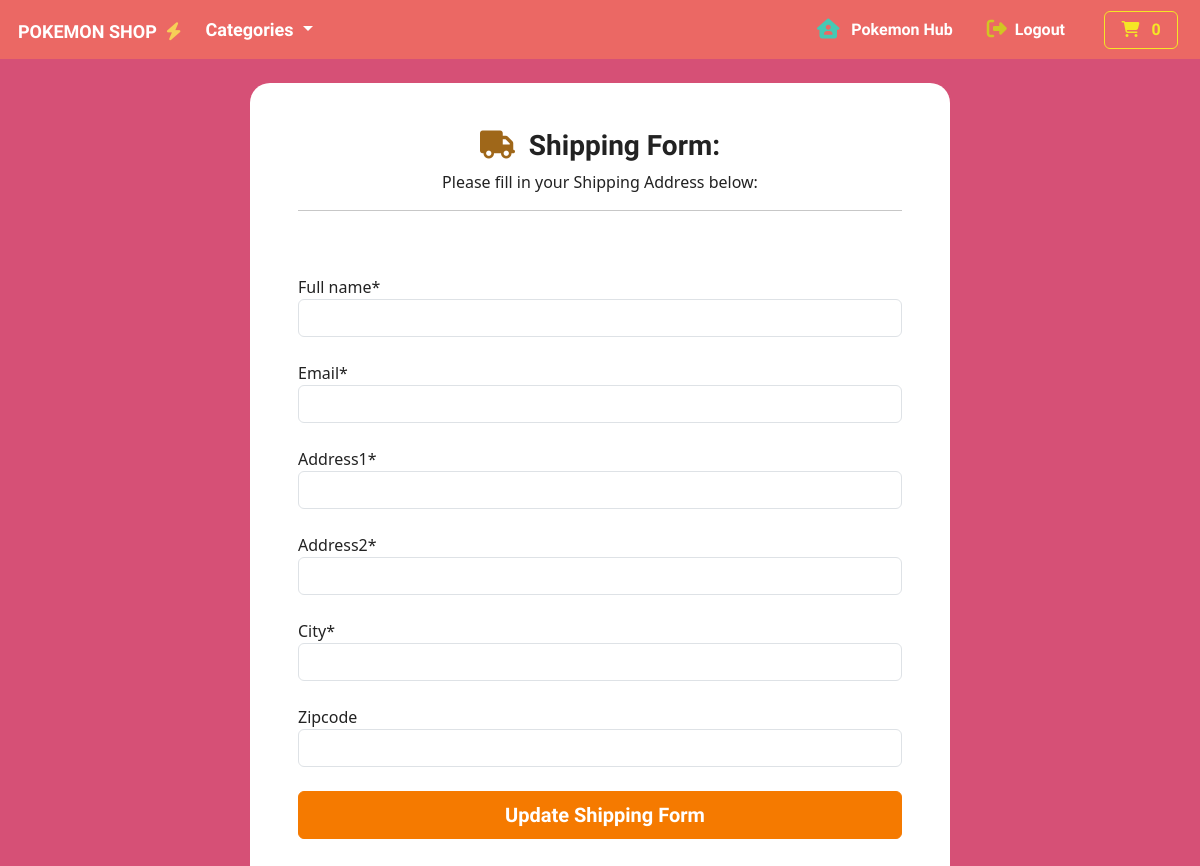
Page /profiles/manage-shipping (signed in) on the earlier database version.
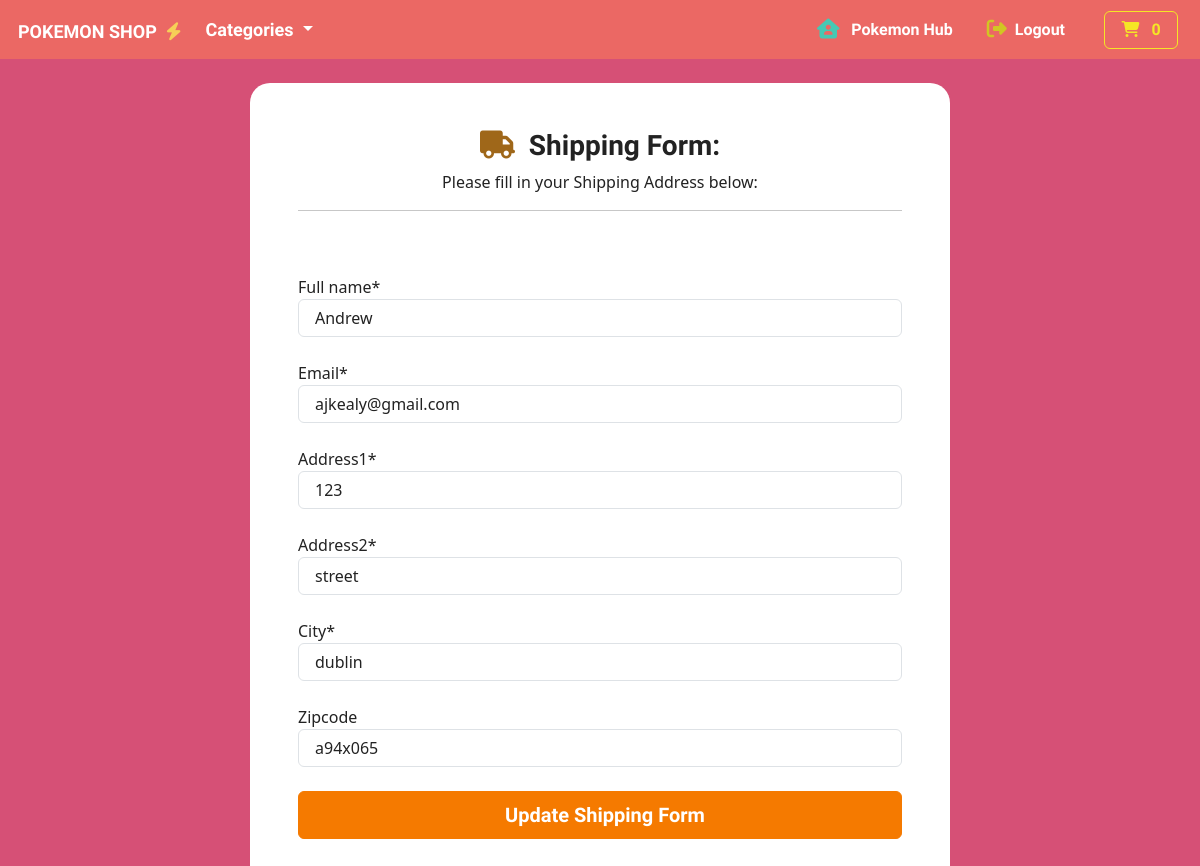
Same page on the later database version.
### payment/models.py (models this page shows, shortened)
class ShippingAddress(models.Model):
    full_name = models.CharField(max_length=250)
    email = models.EmailField(max_length=250)
    address1 = models.CharField(max_length=255)
    address2 = models.CharField(max_length=255)
    city = models.CharField(max_length=250)
    zipcode = models.CharField(max_length=250, null=True, blank=True)
    user = models.ForeignKey(User, on_delete=models.CASCADE, null=True, blank=True)
    class Meta:
        verbose_name_plural = 'Shipping Address'

### profiles/views.py (the view, shortened to what this page needs)
# urls.py: path('manage-shipping', views.manage_shipping, name='manage-shipping'),
@login_required(login_url='my-login')
def manage_shipping(request):
    try:
        shipping = ShippingAddress.objects.get(user=request.user.id)
    except ShippingAddress.DoesNotExist:
        shipping = None
    form = ShippingForm(instance=shipping)
    context = {'form':form}
    return render(request, 'profiles/shipping.html', context=context)

### payment/forms.py
class ShippingForm(forms.ModelForm):
    class Meta:
        model = ShippingAddress
        fields = ['full_name', 'email', 'address1', 'address2', 'city', 'zipcode']
        exclude = ['user',]

### checkout/checkout.py (called while the page is built)
    def __len__(self):
        return sum(item['qty'] for item in self.checkout.values())

### checkout/context_processors.py (called while the page is built)
def checkout(request):
    return {'checkout': Checkout(request)}

### shop/models.py (called while the page is built)
    def get_absolute_url(self):
        return reverse('list-category', args=[self.slug])

### shop/views.py (called while the page is built)
def categories(request):
    all_categories = Category.objects.all()
    return {'all_categories': all_categories}

### profiles/templates/profiles/shipping.html (shortened to what this page needs)
{% include "shop/base.html" %}
{% load static %}
{% load crispy_forms_tags %}
{% block content %}
<div class="register-background">
<body>
    <br>
     <div class="container bg-white shadow-md p-5 form-layout">
        <h3 class="text-center"><i class="fa-solid fa-truck" style="color: #9f6719;"></i>&nbsp Shipping Form: </h3>
        <p class="text-center">Please fill in your Shipping Address below:</p>
        <hr>
        <br>
        <br>
        <form method="POST" autocomplete="off">
            {{form.full_name|as_crispy_field}}
            <br>
            {{form.email|as_crispy_field}}
            <br>
            {{form.address1|as_crispy_field}}
            <br>
            {{form.address2|as_crispy_field}}
            <br>
            {{form.city|as_crispy_field}}
            <br>
            {{form.zipcode|as_crispy_field}}
            <br>
            <button type="submit" class="btn btn-danger rounded btn-block p-2 btn-lg w-100">&nbsp; Update Shipping Form</button>
        </form>
    </div>
</body>
</div>
{% endblock %}

### shop/templates/shop/base.html (shortened to what this page needs)
{% load static %}
<!DOCTYPE html>
<html>
    <head>
        <link rel="stylesheet" href="https://bootswatch.com/5/journal/bootstrap.min.css">
        <link rel="stylesheet" href="https://cdnjs.cloudflare.com/ajax/libs/font-awesome/4.7.0/css/font-awesome.min.css">
        <link rel="stylesheet" href="{% static 'css/main.css' %}">
    </head>
    <nav class="navbar navbar-expand-lg bg-primary justify-content-center sticky-top">
        <a class="navbar-brand main-heading text-white" href="{% url 'shop' %}">
        &nbsp; &nbsp; Pokemon Shop &nbsp;<i class="fa-solid fa-bolt" style="color: #f6cf57;"></i>
        </a>
        <div class="collapse navbar-collapse" id="navbarCollapse">
            <ul class="navbar-nav me-auto mb-2 mb-md-0">
                <li class="nav-item dropdown">
                    <a class="nav-link dropdown-toggle text-white" href="#" id="navbarDropdown" role="button"
                    data-bs-toggle="dropdown" aria-expanded="false">
                        Categories
                    </a>
                </li>
            </ul>
        </div>
        <div class="collapse navbar-collapse text-center" id="navbarNavDropdown">
            <ul class="navbar-nav ms-auto">
                {% if user.is_authenticated %}
                    <li class="nav-item">
                        <a class="btn btn-alert navbar-btn text-white" type="button"  href="{% url 'pokemon-hub' %}"><i class="fa-solid fa-house-user fa-lg" style="color: #45c9b3;"></i> &nbsp; Pokemon Hub </a>
                    </li>
                    {% else %}
                    <li class="nav-item">
                        <a class="btn btn-alert navbar-btn text-white" type="button"  href="{% url 'register' %}"><i class="fa-solid fa-address-card fa-lg" style="color: #a2d7d5;"></i> &nbsp; Register </a>
                    </li>
                    {% endif %}
                    {% if user.is_authenticated %}
                    <li class="nav-item">
                        <a class="btn btn-alert navbar-btn text-white" type="button"  href="{% url 'profile-logout' %}"><i class="fa-solid fa-right-from-bracket fa-lg" style="color: #d1c623;"></i>&nbsp; Logout </a>
                    </li>
                    {% else %}
                        <li class="nav-item">
                            <a class="btn btn-alert navbar-btn text-white" type="button"  href="{% url 'my-login' %}"><i class="fa-solid fa-right-to-bracket fa-lg" style="color: #83ba36;"></i>&nbsp; Login </a>
                        </li>
                    {% endif %}
                <li class="nav-item">
                    <a type="button" role="button" href="{% url 'checkout-summary' %}" class="btn btn-outline-warning">
                        <i class="fa fa-shopping-cart" aria-hidden="true"> </i>
                        <div id="checkout-qty" class="d-inline-flex">
                            {% with qty_amount=checkout|length %}
                             {% if qty_amount > 0 %}
                             {{ qty_amount }}
                             {% else %}
                                0
                             {% endif %}
                            {% endwith %}
                        </div>
                    </a>
                </li>
            </ul>
        </div>
    </nav>
    <body>
    </body>
</html>

### static/css/main.css (style rules this page uses)
.form-layout { border-radius: 20px; width: 700px; }
.register-background { background-color: #D65076; }

Differences in the rows shown:
added ShippingAddress: full_name "Andrew", email "ajkealy@gmail.com", address1 "123", address2 "street", city "dublin", zipcode "a94x065"
